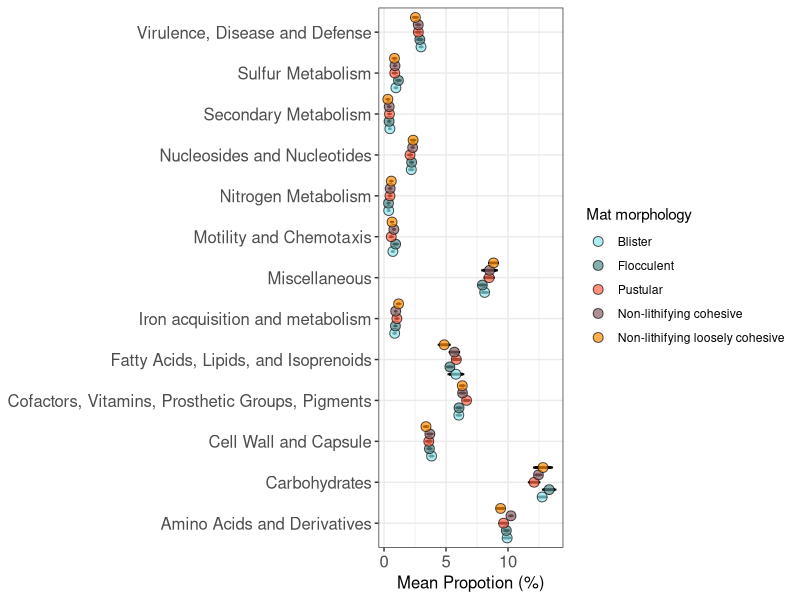
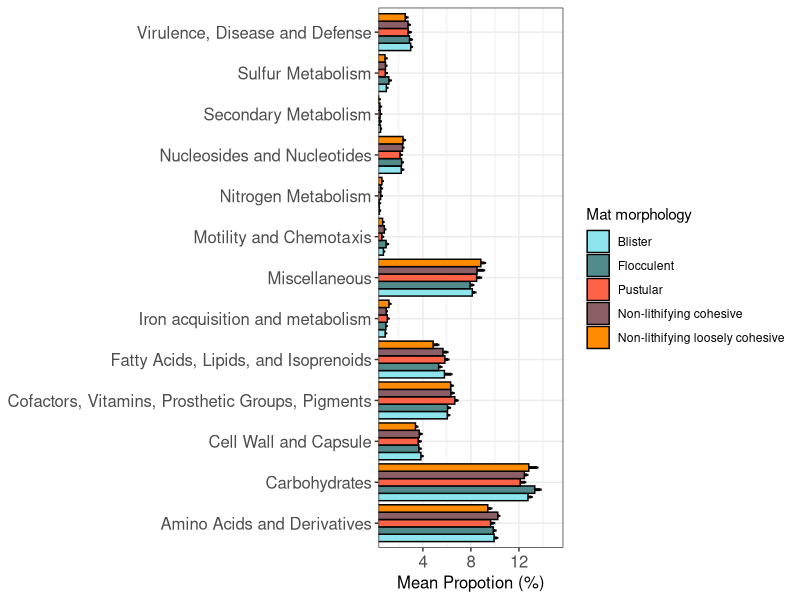
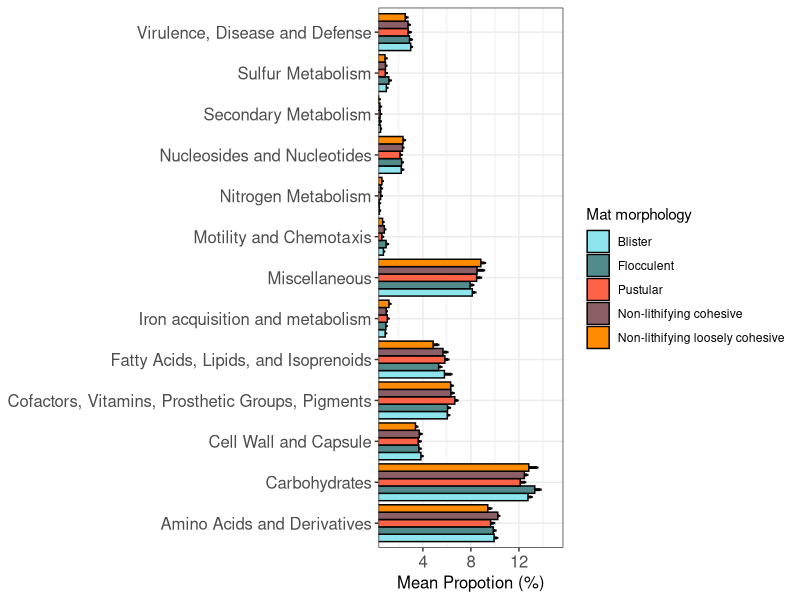
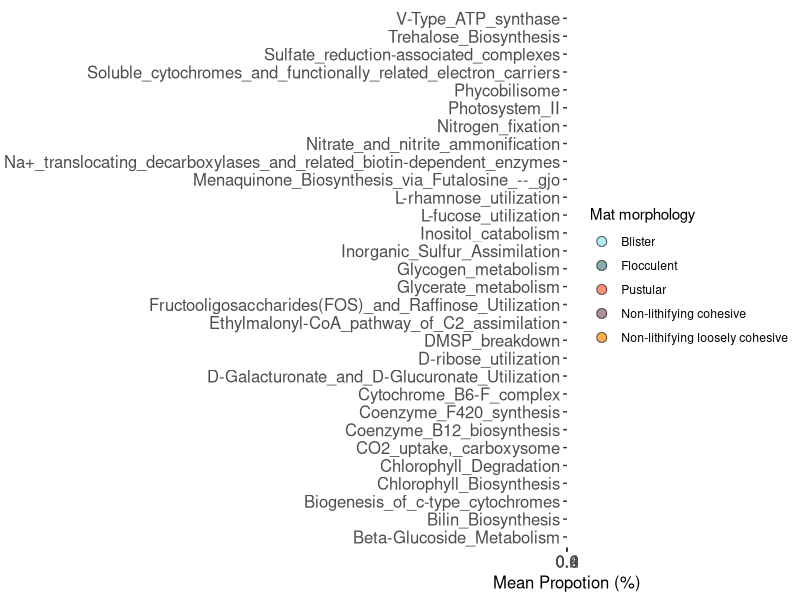
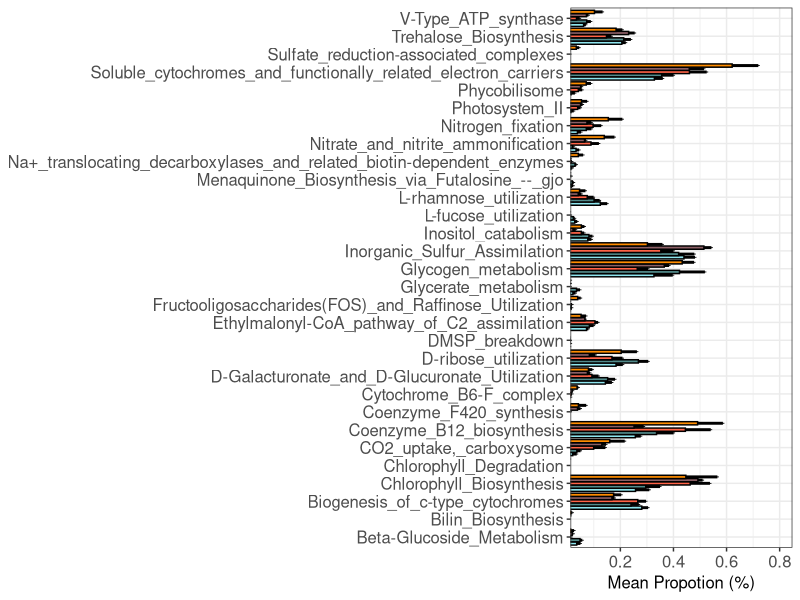
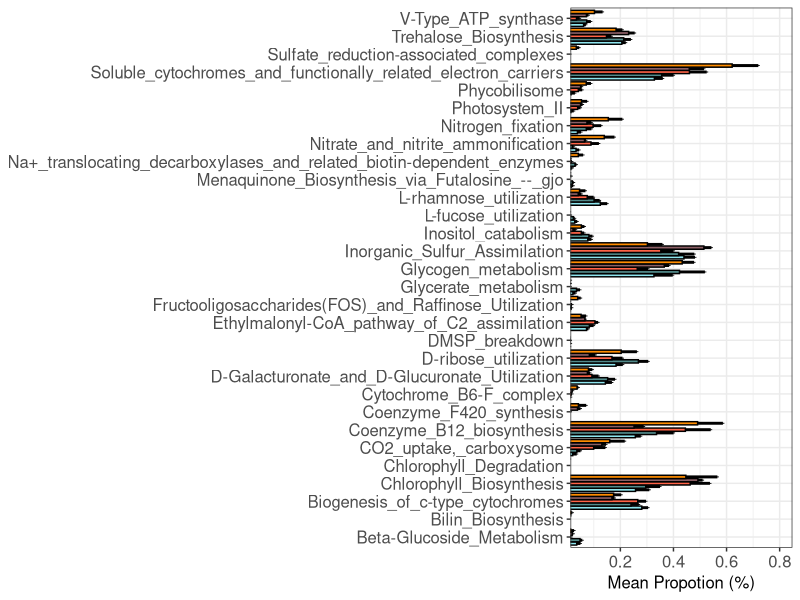

Write the R code that produced these figures, in order.
#STAMP output barplots

library(ggplot2)


#STAMP data
L1<-read.csv("Level 1.csv")


#jitter 
#Graph
theme_set(theme_bw())


#ggplot2 will plot the different levels of factor Mat in alphabeltical order. To change to the order you want use the command
levels(L1$Mat)
L1$Mat <- factor(L1$Mat, levels = c("Blister", "Flocculent", "Pustular", "Non-lithifying cohesive", "Non-lithifying loosely cohesive"))


F1<-ggplot(L1, aes(x=level1, y=mean,grou=Mat))+geom_errorbar(aes(ymin=mean-SD, ymax=mean+SD),colour="black", alpha=I(1),width=0.25, size=1,position=position_dodge(.9))+geom_point(aes(fill=Mat),color="black",position=position_dodge(0.9),shape=21,size=3,alpha=0.7)+labs(x=NULL,y="Mean Propotion (%)")+theme(axis.title=element_text(size=12),strip.text.x=element_text(size=12),axis.text.y=element_text(size=12),axis.text.x=element_text(size=12))+scale_fill_manual(values=c("cadetblue2","darkslategray4","tomato1","lightpink4","darkorange"))+guides(fill=guide_legend(title="Mat morphology"))+coord_flip()


ggsave(F1,file="L1Functions.tiff",dpi=300,width=175,height=145,units=("mm"),scale=1.25)


F2<-ggplot(L1, aes(x=level1, y=mean,grou=Mat))+geom_errorbar(aes(ymin=mean-SD, ymax=mean+SD),colour="black", alpha=I(1),width=0.25, size=1,position=position_dodge(.9))+geom_bar(aes(fill=Mat),color="black",position=position_dodge(),stat="identity")+labs(x=NULL,y="Mean Propotion (%)")+theme(axis.title=element_text(size=12),strip.text.x=element_text(size=12),axis.text.y=element_text(size=12),axis.text.x=element_text(size=12))+scale_fill_manual(values=c("cadetblue2","darkslategray4","tomato1","lightpink4","darkorange"))+guides(fill=guide_legend(title="Mat morphology"))+coord_flip(ylim=c(1,15))


ggsave(F2,file="L1Functions_bars.tiff",dpi=300,width=175,height=145,units=("mm"),scale=1.25)


#to save as .svg install package and run command
install.packages("svglite")
ggsave(F2,file="L1Functions_bars.svg",dpi=300,width=175,height=145,units=("mm"),scale=1.25)




#Level 3 (top 30)
L3<-read.csv("Level 3.csv")


#ggplot2 will plot the different levels of factor Mat in alphabeltical order. To change to the order you want use the command
levels(L3$Mat)
L3$Mat <- factor(L3$Mat, levels = c("Blister", "Flocculent", "Pustular", "Non-lithifying cohesive", "Non-lithifying loosely cohesive"))


F3<-ggplot(L3, aes(x=level3, y=mean,grou=Mat))+geom_errorbar(aes(ymin=mean-SD, ymax=mean+SD),colour="black", alpha=I(1),width=0.25, size=1,position=position_dodge(.9))+geom_point(aes(fill=Mat),color="black",position=position_dodge(0.9),shape=21,size=3,alpha=0.7)+labs(x=NULL,y="Mean Propotion (%)")+theme(axis.title=element_text(size=12),strip.text.x=element_text(size=12),axis.text.y=element_text(size=12),axis.text.x=element_text(size=12))+scale_fill_manual(values=c("cadetblue2","darkslategray4","tomato1","lightpink4","darkorange"))+guides(fill=guide_legend(title="Mat morphology"))+coord_flip()


ggsave(F3,file="L3Functions.tiff",dpi=300,width=175,height=210,units=("mm"),scale=1.4)


F4<-ggplot(L3, aes(x=level3, y=mean,grou=Mat))+geom_errorbar(aes(ymin=mean-SD, ymax=mean+SD),colour="black", alpha=I(1),width=0.25, size=1,position=position_dodge(.9))+geom_bar(aes(fill=Mat),color="black",position=position_dodge(),stat="identity")+labs(x=NULL,y="Mean Propotion (%)")+theme(axis.title=element_text(size=12),strip.text.x=element_text(size=12),axis.text.y=element_text(size=12),axis.text.x=element_text(size=12))+scale_fill_manual(values=c("cadetblue2","darkslategray4","tomato1","lightpink4","darkorange"))+guides(fill=FALSE)+coord_flip(ylim=c(0.05,0.81))


ggsave(F4,file="L3Functions_bars.tiff",dpi=300,width=175,height=210,units=("mm"),scale=1.2)


ggsave(F4,file="L3Functions_bars.svg",dpi=300,width=175,height=210,units=("mm"),scale=1.2)